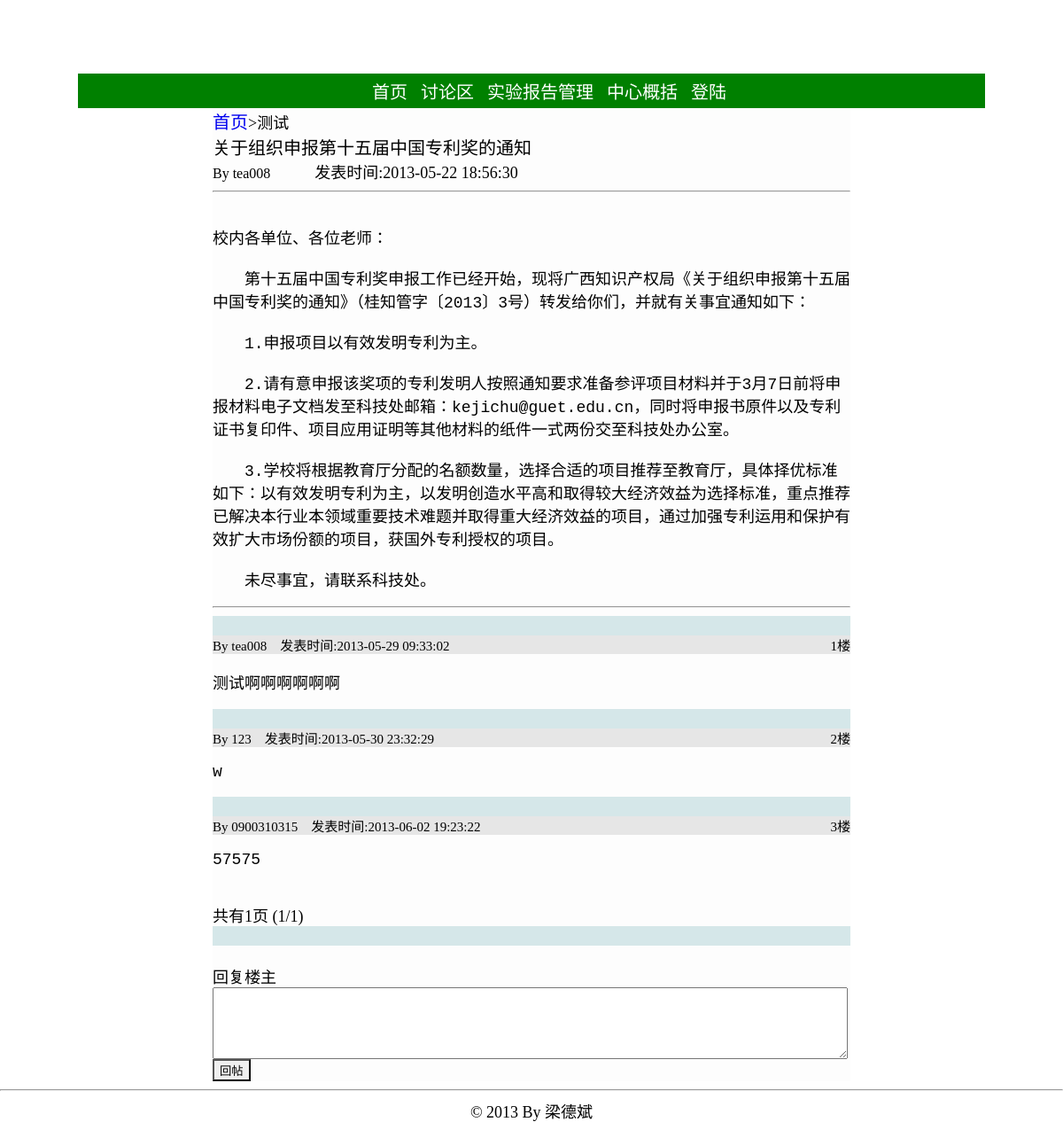
The page /bbs.php?topic=88 on the database as committed earlier.
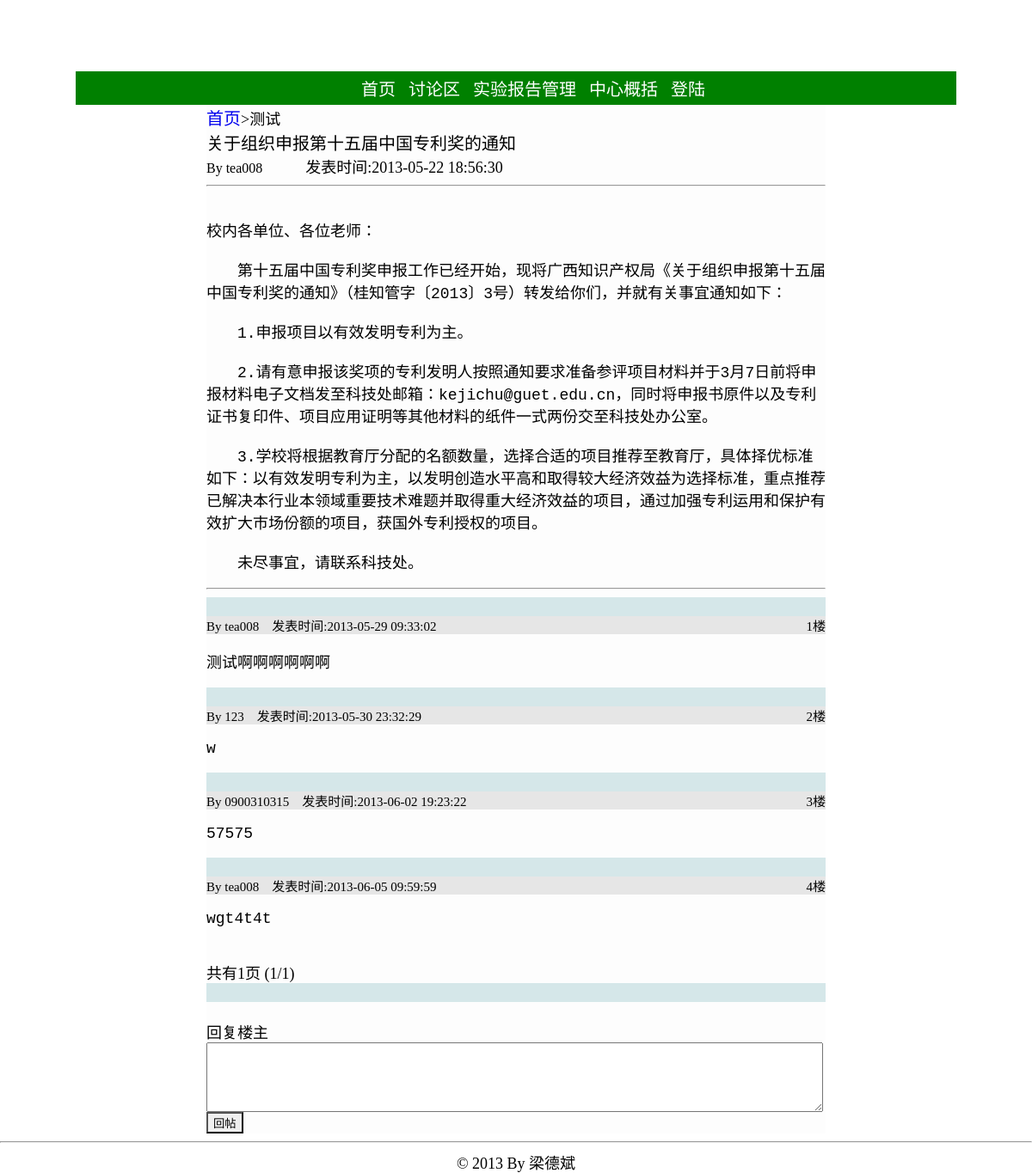
The same page on the database as committed later.
### tables this page shows
CREATE TABLE `reply` (
  `reply_id` int(11) NOT NULL AUTO_INCREMENT,
  `author` varchar(12) DEFAULT NULL,
  `body` varchar(600) NOT NULL,
  `reply_time` datetime DEFAULT NULL,
  `floor` int(11) DEFAULT NULL,
  `post_id` int(11) DEFAULT NULL,
  PRIMARY KEY (`reply_id`)
);

### bbs.php (the view, shortened to what this page needs)
<!DOCTYPE html PUBLIC "-//W3C//DTD XHTML 1.0 Transitional//EN" "http://www.w3.org/TR/xhtml1/DTD/xhtml1-transitional.dtd">
<html>
<head>
<link rel="stylesheet" type="text/css" href="./static/css/global.css"></link>
</head>
<?php
include './config.php';
?>
<div style="background-image:url(./static/image/topback.jpg);width:1024px;height:80px;margin-left: auto; margin-right: auto;"></div>
<div class="sep3"></div>
<div class="nav">
	<ul class="nav_mid" >
		<li><a href="./index.php" class="font_white">首页</a></li>
		<li><a href="./bbs.php" class="font_white">讨论区</a></li>
		<li><a href="./report.php" class="font_white">实验报告管理</a></li>
			<li><a href="./about_center.php" class="font_white">中心概括</a></li>
			<?php
			if (! isset ( $_SESSION ['user'] ) || NULL == $_SESSION ['user']) {
				echo "<li><a href='./login.php' class='font_white'>登陆</a></li>";
			} else {
				echo "<li><a href='./login.php?action=logout' class='font_white'>退出</a></li>";
			}
			?>
		</ul>
</div>
<div id='topMain'>
<?php
if (isset ( $_REQUEST ['topic'] )) {
	echo "<span style='height:30px;'>";
	echo "<a href=./bbs.php style=''>首页</a>";
	echo "</span>";
	$post_id = $_REQUEST ['topic'];
	$queryStr = sprintf ( "select  *  from topic,sort where post_id='%s' and topic.sort=sort.id", $post_id );
	$result = mysql_query ( $queryStr, $conn ) or die ( "查询失败:" . mysql_error () );
	if ($rel = mysql_fetch_array ( $result )) {
		echo "<span>>{$rel['name']}</span><br />";
		echo "<span class=post_title>{$rel['title']}</span>";
		echo "<br /><span style='font-size:16px;'>By {$rel['author']}</span>";
		echo "<span style='margin-left:50px;'>发表时间:{$rel['post_time']}<span>";
		echo '<hr />';
		echo '<div class=sep10></div>';
		echo '<pre style="width:720px;">';
		echo htmlspecialchars(stripslashes($rel ['body']));
		echo '</pre>';
		echo '<hr />';
		$page_size = 10;
		$reply_page = isset ( $_REQUEST ['reply_page'] )?intval($_REQUEST ['reply_page']):1;
		$queryStr = sprintf ( "select  count(reply_id)  from reply where post_id='%s'", $post_id );
		$result2 = mysql_query ( $queryStr, $conn ) or die ( "查询失败:" . mysql_error () );
		$rel2 = mysql_fetch_array ( $result2 );
		$numrows = $rel2 [0];
		$reply_pages = intval ( $numrows / $page_size );
		if ($numrows % $page_size) {
			$reply_pages ++;
		}
		$offset = $page_size * ($reply_page - 1);
		$queryStr = sprintf ( "select  *  from reply where post_id='%s'  order by floor asc limit %s,%s", $post_id, $offset, $page_size );
		$result3 = mysql_query ( $queryStr, $conn ) or die ( "查询失败:" . mysql_error () );
		if ($rel3 = mysql_fetch_array ( $result3 )) {
			do {
				echo '<div class=bg_color></div>';
				echo "<div class=author>";
				echo "<span >By {$rel3['author']}&nbsp&nbsp&nbsp&nbsp</span>";
				echo "<span >发表时间:{$rel3['reply_time']}&nbsp&nbsp&nbsp&nbsp<span>";
				echo "<span style='float:right;'>{$rel3['floor']}楼<span>";
				echo "</div>";
				echo "<pre>";
				echo htmlspecialchars(stripslashes($rel3['body']));
				echo "</pre>";
			} while ( $rel3 = mysql_fetch_array ( $result3 ) );
			echo '<br />';
			echo "共有{$reply_pages}页 ({$reply_page}/{$reply_pages})";
		} else {
		}
		echo '<div class=bg_color></div>';
		echo '<br />回复楼主<br />';
		echo "<form method='get' action='./bbs/post_deal.php'>";
		echo "<textarea name=reply_body cols=87 rows=5 style='width:720;height:80;'></textarea>";
		echo '<br />';
		echo "<input class=button type=submit value=回帖></input>";
		echo '</form>';
	}
	else {
		echo '<br /><br />帖子不存在';
	}
}
?>
</div>
<div style="clear: both; text-align: center;">
	<hr />
	© 2013 By 梁德斌
</div>
</html>

Rows that differ between the two databases and show on the page:
added reply: author "tea008", reply_time "2013-06-05 09:59:59", floor "4", body "wgt4t4t"
